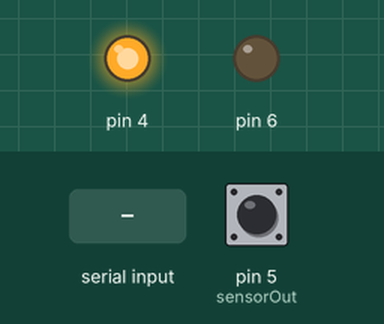
This sketch was run on a simulated Arduino Uno, built with avr-gcc and run on an emulated ATmega328P. Parts: output pins drawn as LEDs (lit = HIGH). Inputs (shaded band) come from the test bench; at power-on: pin 5 (sensorOut) LOW. Pins used as bus, display or sensor lines are not drawn; what the sketch prints to the serial monitor is not drawn.

Above: at 1.2 s.
1.3 s: pin 5 (sensorOut) pulsed HIGH 5 times (0.12 s each, 0.3 s apart)
At 3.2 s:
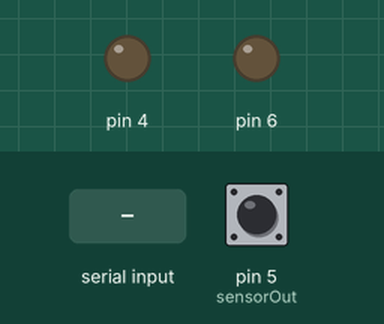
4.3 s: "clear" received over Serial
Timing chart, 0 to 7.3 s (numbered marks = the images above; inputs shaded):
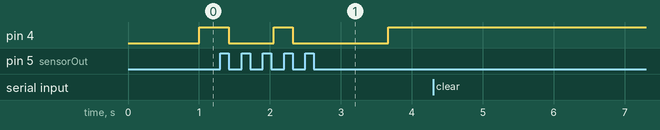

Measured:
- after the input at 1.3 s, pin 4: HIGH → LOW after 0.12 s, → HIGH 0.63 s later, → LOW 0.27 s later, → HIGH 1.3 s later
- after the input at 4.3 s, every drawn part: stays the same

The sketch:

TCS3200.ino
```cpp
#define S0 13
#define S1 12
#define S2 9
#define S3 11
#define sensorOut 5

unsigned int Htime_r;
float Freq_r;
float Ttime_r;
float F_array_r[20];
float F_Sum_r;
float F_r;
int i_r=0;

//

unsigned int Htime_g;
float Freq_g;
float Ttime_g;
float F_array_g[20];
float F_Sum_g;
float F_g;
int i_g=0;

//

unsigned int Htime_b;
float Freq_b;
float Ttime_b;
float F_array_b[20];
float F_Sum_b;
float F_b;
int i_b=0;

//

char c;
float Ftot;
float coeff_r;
float coeff_g;
float coeff_b;
float soglia;
bool calibration=false;
float R;
float G;
float B;
bool sat=false;

void setup() {
pinMode(S0, OUTPUT);
pinMode(S1, OUTPUT);
pinMode(S2, OUTPUT);
pinMode(S3, OUTPUT);
pinMode(6, OUTPUT);
pinMode(4, OUTPUT);
pinMode(sensorOut, INPUT);
digitalWrite(S0,LOW);
digitalWrite(S1,HIGH);
Serial.begin(9600);
}

void loop() {

  Measure();

  if(Serial.available()!=0){
  c=Serial.read();
  if (c=='c') Calibration();
  }

  if(calibration){
    if(!sat){
    R=F_Sum_r*coeff_r;
    G=F_Sum_g*coeff_g;
    B=F_Sum_b*coeff_b;
    Serial.print("R: ");
    Serial.print(R);
    Serial.print(" ");
    Serial.print("G: ");
    Serial.print(G);
    Serial.print(" ");
    Serial.print("B: ");
    Serial.println(B);
    }
    else{
      sat=false;
    }
  }
}

void ChangeFilter(String filter){
  if (filter=="red"){
    digitalWrite(S2, LOW);
    digitalWrite(S3, LOW);
  }
  if (filter=="green"){
    digitalWrite(S2, HIGH);
    digitalWrite(S3, HIGH);
  }
  if (filter=="clear"){
    digitalWrite(S2, HIGH);
    digitalWrite(S3, LOW);
  }
  if (filter=="blue"){
    digitalWrite(S2, LOW);
    digitalWrite(S3, HIGH);
  }
}

void Calibration() {
    int j;
    Serial.println("Put the white paper on the sensor!");
    delay(3000);
    Serial.println("Calibration..");
    delay(1000);
    Ftot=F_Sum_b+F_Sum_r+F_Sum_g;
    coeff_r=(33.33)/F_Sum_r;
    coeff_g=(33.33)/F_Sum_g;
    coeff_b=(33.33)/F_Sum_b;
    calibration=true;
}

void Measure() {

  noInterrupts();

  ChangeFilter("red");
  Htime_r = pulseIn(sensorOut,HIGH);
  Ttime_r = Htime_r *2.0;
  Freq_r = 1000/Ttime_r;
  F_array_r[i_r] = Freq_r;
  if (i_r < 20) i_r++;
  else i_r = 0;
  F_Sum_r=0;
  for (int j=0; j<20; j++) {
    F_Sum_r += F_array_r[j];
  }
  F_Sum_r = F_Sum_r / 20;
  if(F_Sum_r >12) {
    Serial.println("Saturation error, take distance from the sensor.");
    digitalWrite(4,HIGH);
    sat=true;
  }
  else{
    digitalWrite(4,LOW);
  }

  ChangeFilter("green");
  Htime_g = pulseIn(sensorOut,HIGH);
  Ttime_g = Htime_g *2.0;
  Freq_g = 1000/Ttime_g;
  F_array_g[i_g] = Freq_g;
  if (i_g < 20) i_g++;
  else i_g = 0;
  F_Sum_g=0;
  for (int j=0; j<20; j++) {
    F_Sum_g += F_array_g[j];
  }
  F_Sum_g = F_Sum_g / 20;
  if(F_Sum_g>12) {
    Serial.println("Saturation error, take distance from the sensor.");
    digitalWrite(4,HIGH);
    sat=true;
  }
  else{
    digitalWrite(4,LOW);
  }

  ChangeFilter("blue");
  Htime_b = pulseIn(sensorOut,HIGH);
  Ttime_b = Htime_b *2.0;
  Freq_b = 1000/Ttime_b;
  F_array_b[i_b] = Freq_b;
  if (i_b < 20) i_b++;
  else i_b = 0;
  F_Sum_b=0;
  for (int j=0; j<20; j++) {
    F_Sum_b += F_array_b[j];
  }
  F_Sum_b = F_Sum_b / 20;
  if(F_Sum_b>12) {
    Serial.println("Saturation error, take distance from the sensor.");
    digitalWrite(4,HIGH);
    sat=true;
  }
  else{
    digitalWrite(4,LOW);
  }

  interrupts();

}
```
